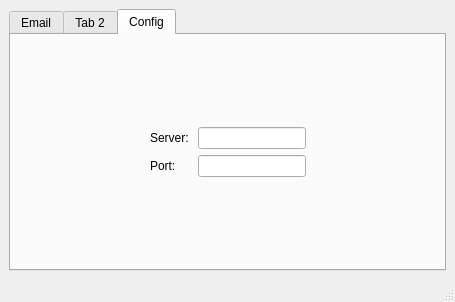
<?xml version="1.0" encoding="UTF-8"?>
<ui version="4.0">
 <class>SendEmailsPage</class>
 <widget class="QMainWindow" name="SendEmailsPage">
  <property name="geometry">
   <rect>
    <x>0</x>
    <y>0</y>
    <width>455</width>
    <height>302</height>
   </rect>
  </property>
  <property name="windowTitle">
   <string>SendEmailsPage</string>
  </property>
  <widget class="QWidget" name="centralwidget">
   <layout class="QVBoxLayout" name="verticalLayout">
    <item>
     <widget class="QTabWidget" name="tabWidget_config">
      <property name="currentIndex">
       <number>2</number>
      </property>
      <widget class="QWidget" name="tab">
       <attribute name="title">
        <string>Email</string>
       </attribute>
      </widget>
      <widget class="QWidget" name="tab_2">
       <attribute name="title">
        <string>Tab 2</string>
       </attribute>
      </widget>
      <widget class="QWidget" name="tab_3">
       <attribute name="title">
        <string>Config</string>
       </attribute>
       <layout class="QVBoxLayout" name="verticalLayout_3">
        <item>
         <layout class="QVBoxLayout" name="verticalLayout_2">
          <item>
           <spacer name="verticalSpacer_2">
            <property name="orientation">
             <enum>Qt::Orientation::Vertical</enum>
            </property>
            <property name="sizeHint" stdset="0">
             <size>
              <width>20</width>
              <height>40</height>
             </size>
            </property>
           </spacer>
          </item>
          <item>
           <layout class="QHBoxLayout" name="horizontalLayout">
            <item>
             <spacer name="horizontalSpacer_2">
              <property name="orientation">
               <enum>Qt::Orientation::Horizontal</enum>
              </property>
              <property name="sizeHint" stdset="0">
               <size>
                <width>40</width>
                <height>20</height>
               </size>
              </property>
             </spacer>
            </item>
            <item>
             <layout class="QFormLayout" name="formLayout">
              <item row="0" column="0">
               <widget class="QLabel" name="label">
                <property name="text">
                 <string>Server: </string>
                </property>
               </widget>
              </item>
              <item row="0" column="1">
               <widget class="QLineEdit" name="lineEdit"/>
              </item>
              <item row="1" column="0">
               <widget class="QLabel" name="label_2">
                <property name="text">
                 <string>Port: </string>
                </property>
               </widget>
              </item>
              <item row="1" column="1">
               <widget class="QLineEdit" name="lineEdit_2"/>
              </item>
             </layout>
            </item>
            <item>
             <spacer name="horizontalSpacer">
              <property name="orientation">
               <enum>Qt::Orientation::Horizontal</enum>
              </property>
              <property name="sizeHint" stdset="0">
               <size>
                <width>40</width>
                <height>20</height>
               </size>
              </property>
             </spacer>
            </item>
           </layout>
          </item>
          <item>
           <spacer name="verticalSpacer">
            <property name="orientation">
             <enum>Qt::Orientation::Vertical</enum>
            </property>
            <property name="sizeHint" stdset="0">
             <size>
              <width>20</width>
              <height>40</height>
             </size>
            </property>
           </spacer>
          </item>
         </layout>
        </item>
       </layout>
      </widget>
     </widget>
    </item>
   </layout>
  </widget>
  <widget class="QMenuBar" name="menubar">
   <property name="geometry">
    <rect>
     <x>0</x>
     <y>0</y>
     <width>455</width>
     <height>21</height>
    </rect>
   </property>
  </widget>
  <widget class="QStatusBar" name="statusbar"/>
 </widget>
 <resources/>
 <connections/>
</ui>
